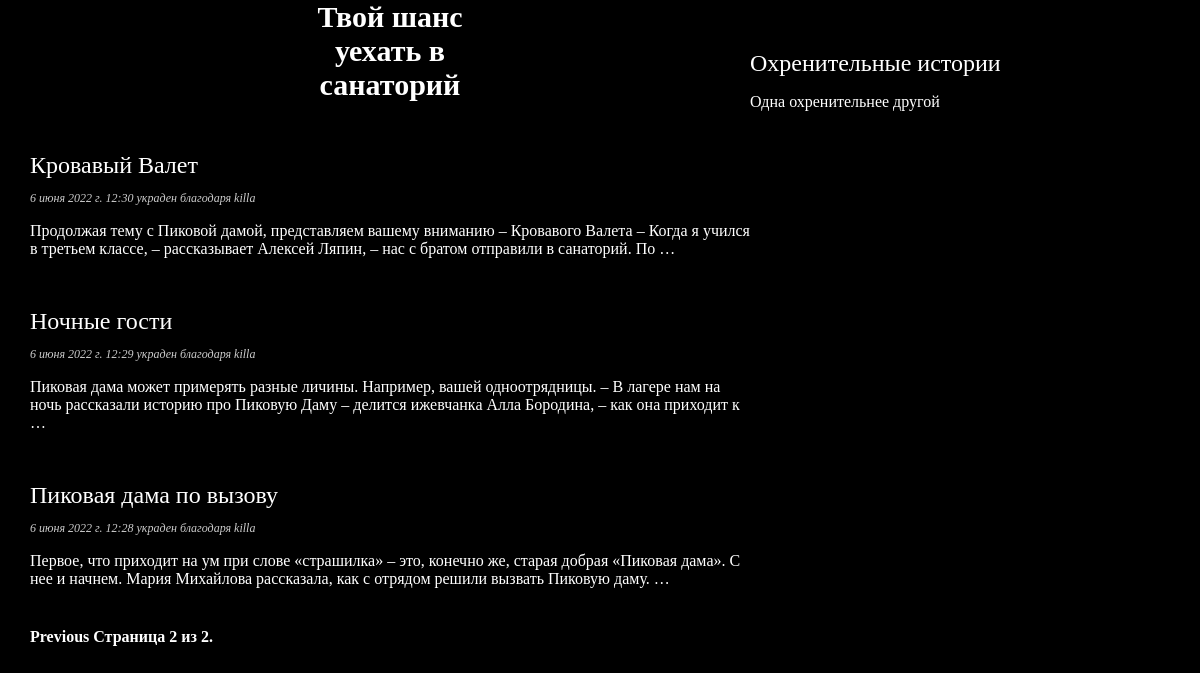
Screenshot of /blog/?page=2 with the database file from the repository.
### blog/models.py (models this page shows, shortened)
class Post(models.Model):
    class Status(models.TextChoices):
        DRAFT = 'DF', 'Draft'
        PUBLISHED = 'PB', 'Published'
    title = models.CharField(max_length=250)
    slug = models.SlugField(max_length=250,
                            unique_for_date='publish')
    author = models.ForeignKey(User,
                               on_delete=models.CASCADE,
                               related_name='blog_posts')
    body = models.TextField()
    publish = models.DateTimeField(default=timezone.now)
    created = models.DateTimeField(auto_now_add=True)
    updated = models.DateTimeField(auto_now=True)
    status = models.CharField(max_length=2,
                              choices=Status.choices,
                              default=Status.DRAFT)
    objects = models.Manager() # The default manager.
    published = PublishedManager() # Our custom manager.
    class Meta:
        ordering = ['-publish']
        indexes = [
            models.Index(fields=['-publish']),
        ]
    def get_absolute_url(self):
        return reverse('blog:post_detail',
                       args=[self.publish.year,
                             self.publish.month,
                             self.publish.day,
                             self.slug])

### blog/views.py (the view)
# urls.py: path('', views.PostListView.as_view(), name='post_list'),
class PostListView(ListView):
    queryset = Post.published.all()
    context_object_name = 'posts'
    paginate_by = 3
    template_name = 'blog/post/list.html'

### blog/templates/blog/post/list.html (shortened to what this page needs)
{% extends "blog/base.html" %}
{% block content %}
  <h1>Твой шанс уехать в санаторий</h1>
  {% for post in posts %}
    <h2>
      <a href="{{ post.get_absolute_url }}">
        {{ post.title }}
      </a>
    </h2>
    <p class="date">
       {{ post.publish }} украден благодаря {{ post.author }}
    </p>
    {{ post.body|truncatewords:30|linebreaks }}
  {% endfor %}
  {% include "pagination.html" with page=page_obj %}
{% endblock %}

### blog/static/css/blog.css (style rules this page uses)
body { margin:0; padding:0; font-family:Comic Sans MS, Comic Sans, cursive; background-color:#000000; }
a { text-decoration:none; color:#ffffff; }
h1 { width:150px; text-align: center; font-family: Comic Sans MS, Comic Sans, cursive; font-size:30px; cursor: pointer; margin: 0 auto; color:#ffffff; }
h2 { font-weight:normal; margin:50px 0 0; background-color:#000000; color:#ffffff; }
p { color = #FFFFFF; }
p.date { color:#ccc; font-family: Comic Sans MS, Comic Sans, cursive; font-size: 12px; font-style: italic; }
p { color: #ffffff; }

### rows the page displays
Post: title "Кровавый Валет", publish "6 июня 2022 г. 12:30", author "killa", body "Продолжая тему с Пиковой дамой, представляем вашему вниманию – Кровавого Валета – Когда я учился в третьем классе, – рассказывает Алексей Ляпин, – нас с братом отправили в санаторий. По …"
Post: title "Ночные гости", publish "6 июня 2022 г. 12:29", author "killa", body "Пиковая дама может примерять разные личины. Например, вашей одноотрядницы. – В лагере нам на ночь рассказали историю про Пиковую Даму – делится ижевчанка Алла Бородина, – как она приходит к …"
Post: title "Пиковая дама по вызову", publish "6 июня 2022 г. 12:28", author "killa", body "Первое, что приходит на ум при слове «страшилка» – это, конечно же, старая добрая «Пиковая дама». С нее и начнем. Мария Михайлова рассказала, как с отрядом решили вызвать Пиковую даму. …"

### other values shown
{{ page.number }} "2"
{{ page.paginator.num_pages }} "2"
